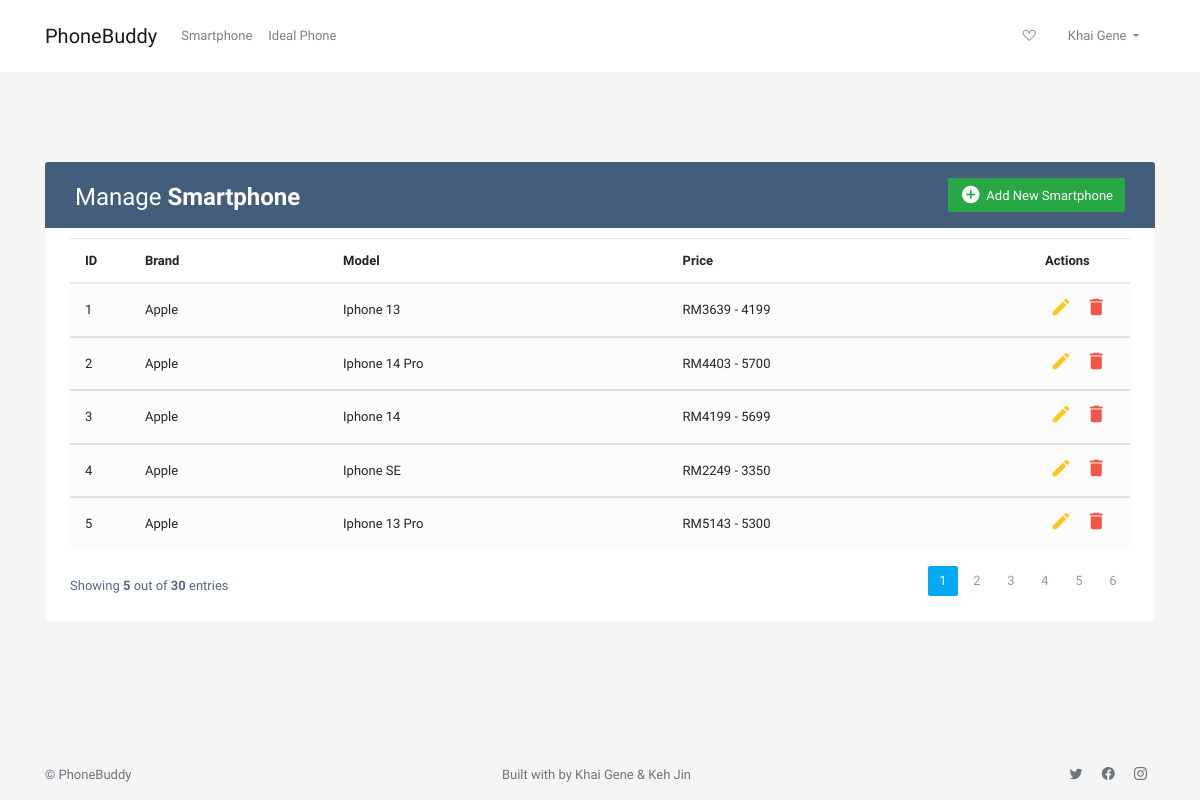
/manageSmartphone (signed in), run on an earlier commit of the app's database.
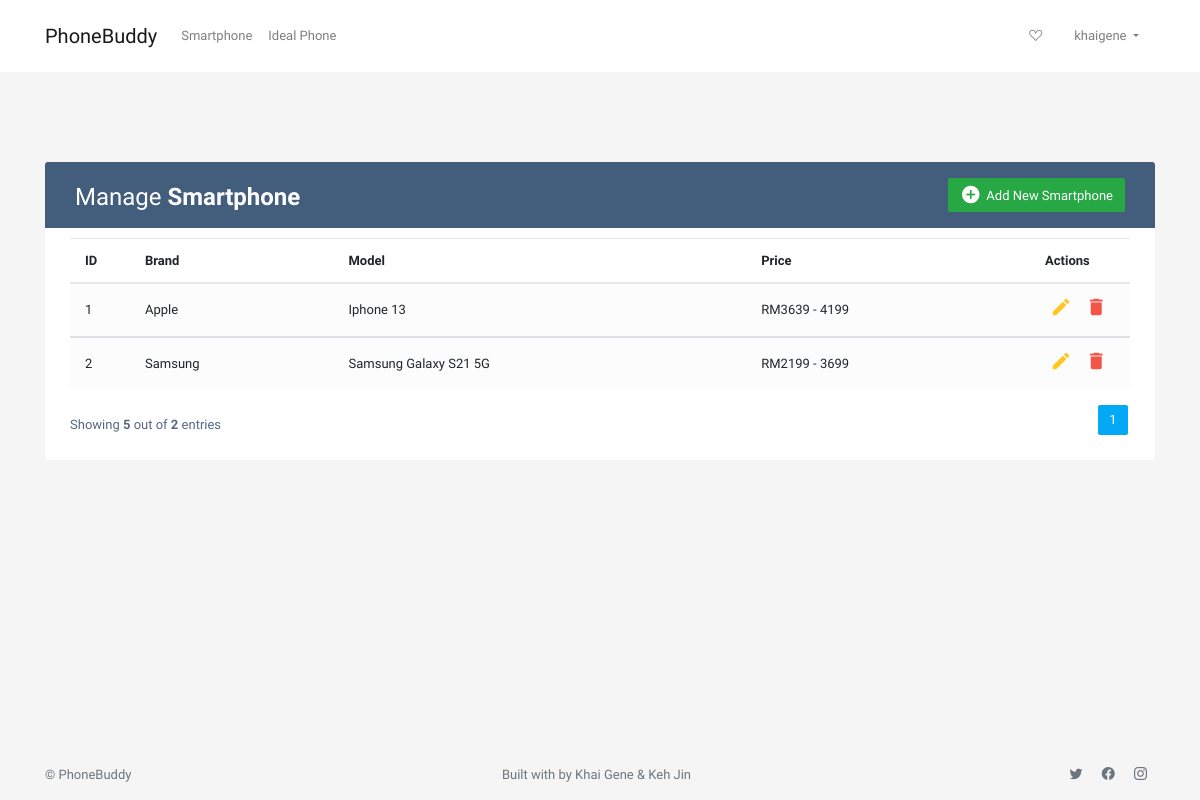
And on a later commit of the database.
### tables this page shows
CREATE TABLE Smartphone (
    id INTEGER PRIMARY KEY AUTOINCREMENT,
    brand STRING NOT NULL,
    model STRING NOT NULL,
    processor STRING NOT NULL,
    ram STRING NOT NULL,
    colour STRING NOT NULL,
    battery STRING NOT NULL,
    lowprice INTEGER NOT NULL,
    highprice INTEGER NOT NULL,
    screenSize STRING NOT NULL,
    refreshRate STRING NOT NULL,
    OS STRING NOT NULL,
    description STRING NOT NULL,
    image_URL STRING NOT NULL
);

### app.py (the view, shortened to what this page needs)
@app.route('/manageSmartphone', methods = ['GET','POST'])
def manageSmartphone():
    if session.get('type') == 'admin':
        conn = get_db_connection()
        page = request.args.get('page', type=int, default=1)
        limit = 5
        offset = page*limit - limit
        smartphones = conn.execute('SELECT * FROM Smartphone').fetchall()
        total = len(smartphones)
        amountPages = math.ceil(total/limit)
        pages = []
        for i in range(amountPages):
            pages.append(i+1)
        smartphones = conn.execute("SELECT * FROM Smartphone LIMIT ? OFFSET ?", (limit, offset)).fetchall()
        return render_template('manageSmartphone.html', smartphones = smartphones, total = total, pages = pages, page = page)
    else:
        message = "You don't have permission to access this page!"
        flash(message,'InvalidPermission')
        return redirect('/')

### app.py (called while the page is built)
def get_db_connection():
    conn = sql.connect('database.db')
    conn.row_factory = sql.Row
    return conn

### templates/manageSmartphone.html (shortened to what this page needs)
{% extends 'base.html' %}
{% block main %}
<div class="vh-100">
<div class="container-xl" style="margin-top:90px;">
	<div class="table-responsive">
		<div class="table-wrapper">
			<div class="table-title">
				<div class="row">
					<div class="col-sm-6">
						<h2>Manage <b>Smartphone</b></h2>
					</div>
					<div class="col-sm-6">
						<a href="./addSmartphone" class="btn btn-success"><i class="material-icons">&#xE147;</i> <span>Add New Smartphone</span></a>
					</div>
				</div>
			</div>
			<table class="table table-striped table-hover">
				<thead>
					<tr>
						<th>ID</th>
						<th>Brand</th>
						<th>Model</th>
						<th>Price</th>
						<th>Actions</th>
					</tr>
				</thead>
				{% for smartphone in smartphones %}
				<tbody>
					<tr>
						<td>{{ smartphone['id'] }}</td>
						<td>{{ smartphone['brand'] }}</td>
						<td>{{ smartphone['model'] }}</td>
						<td>RM{{ smartphone['lowprice'] }} - {{ smartphone['highprice'] }}</td>
						<td>
							<a href="{{ url_for('editSmartphone', id=smartphone['id']) }}" class="edit"><i class="material-icons" data-toggle="tooltip" title="Edit">&#xE254;</i></a>
							<a href="#deleteEmployeeModal" class="delete" data-toggle="modal"><i class="material-icons" data-toggle="tooltip" title="Delete">&#xE872;</i></a>
						</td>
					</tr>
				</tbody>
				{% endfor %}
			</table>
			<div class="clearfix">
				<div class="hint-text">Showing <b>5</b> out of <b>{{ total }}</b> entries</div>
				<ul class="pagination">
					{% for amountpage in pages %}
					<li class="page-item {{ 'active' if page == amountpage }}"><a href="/manageSmartphone?page={{ amountpage }}" class="page-link" name="page">{{ amountpage }}</a></li>
					{% endfor %}
				</ul>
			</div>
		</div>
	</div>
</div>
</div>
{% endblock %}

### templates/base.html (shortened to what this page needs)
<!DOCTYPE html>
<html lang="en">
<head>
    <link rel="stylesheet" href="https://cdn.jsdelivr.net/npm/bootstrap@4.3.1/dist/css/bootstrap.min.css">
    <link rel="stylesheet" href="https://cdn.jsdelivr.net/npm/bootstrap-icons@1.5.0/font/bootstrap-icons.css" />
    <link rel="stylesheet"  type= "text/css" href="{{ url_for('static',filename='smartphone.css') }}" />
    <link rel="stylesheet" href="https://stackpath.bootstrapcdn.com/bootstrap/4.5.0/css/bootstrap.min.css">
</head>
<body class="d-flex flex-column vh-100">
    <header>
        <nav class="navbar navbar-light navbar-expand-lg py-3 bg-white">
            <div class="container position-relative">
                <a href="/" class="navbar-brand">PhoneBuddy</a>
                <div class="collapse navbar-collapse">
                    <ul class="navbar-nav mr-auto">
                        <li class="nav-item">
                        <a class="nav-link" href="/smartphone">Smartphone</a>
                        </li>
                        <li class="nav-item">
                        <a class="nav-link" href="/idealFirst">Ideal Phone</a>
                        </li>
                    </ul>
                </div>
                {% if session.username %}
                <ul class="navbar-nav">
                    <li class="nav-item px-2">
                        <a class="nav-link" href="/favourite">
                            <i class="bi bi-suit-heart"></i>
                        </a>
                    </li>
                    {% if session.type == 'admin' %}
                        <li class="nav-item dropdown px-2">
                            <a class="nav-link dropdown-toggle" href="#" role="button" id="dropdownMenuLink" data-toggle="dropdown" aria-haspopup="true" aria-expanded="false">
                                {{ session.username }}
                            </a>
                        </li>
                    {% endif %}
                </ul>
                {% else %}
                <ul class="navbar-nav">
                    <li class="nav-item dropdown px-1">
                        <a class="nav-link pl-4 pr-4" href="/login">Sign In</a>
                    </li>
                </ul>
                {% endif %}
            </div>
        </nav>
    </header>
    {% block main %}
    {% endblock %}
    <footer class="footer py-3">
        <div class="container d-flex justify-content-between">
            <p class="fs-6 m-0 text-muted">&copy; PhoneBuddy</p>
            <div class="d-flex">
                <p class="fs-6 m-0 text-muted">Built with by Khai Gene & Keh Jin</p>
            </div>
            <div>
                <a href="https://www.twitter.com" class="mx-2 text-muted text-decoration-none" target="_blank">
                    <i class="bi bi-twitter"></i>
                </a>
                <a href="https://www.facebook.com" class="mx-2 text-muted text-decoration-none" target="_blank">
                    <i class="bi bi-facebook"></i>
                </a>
                <a href="https://www.instagram.com" class="mx-2 text-muted text-decoration-none" target="_blank">
                    <i class="bi bi-instagram"></i>
                </a>
            </div>
        </div>
    </footer>
</body>
</html>

### templates/manageSmartphone.html (style rules this page uses)
body { color: #566787; background: #f5f5f5; font-family: 'Varela Round', sans-serif; font-size: 13px; }
.table-responsive { margin: 30px 0; }
.table-wrapper { background: #fff; padding: 20px 25px; border-radius: 3px; min-width: 1000px; box-shadow: 0 1px 1px rgba(0,0,0,.05); }
.table-title { padding-bottom: 15px; background: #435d7d; color: #fff; padding: 16px 30px; min-width: 100%; margin: -20px -25px 10px; border-radius: 3px 3px 0 0; }
.table-title h2 { margin: 5px 0 0; font-size: 24px; }
.table-title .btn { color: #fff; float: right; font-size: 13px; border: none; min-width: 50px; border-radius: 2px; border: none; outline: none !important; margin-left: 10px; }
.table-title .btn i { float: left; font-size: 21px; margin-right: 5px; }
.table-title .btn span { float: left; margin-top: 2px; }
table.table tr th, table.table tr td { border-color: #e9e9e9; padding: 12px 15px; vertical-align: middle; }
table.table tr th:first-child { width: 60px; }
table.table tr th:last-child { width: 100px; }
table.table-striped tbody tr:nth-of-type(odd) { background-color: #fcfcfc; }
table.table td:last-child i { opacity: 0.9; font-size: 22px; margin: 0 5px; }
table.table td a { font-weight: bold; color: #566787; display: inline-block; text-decoration: none; outline: none !important; }
table.table td a.edit { color: #FFC107; }
table.table td a.delete { color: #F44336; }
table.table td i { font-size: 19px; }
.pagination { float: right; margin: 0 0 5px; }
.pagination li a { border: none; font-size: 13px; min-width: 30px; min-height: 30px; color: #999; margin: 0 2px; line-height: 30px; border-radius: 2px !important; text-align: center; padding: 0 6px; }
.pagination li.active a, .pagination li.active a.page-link { background: #03A9F4; }
.hint-text { float: left; margin-top: 10px; font-size: 13px; }

What changed in the data, as far as the page shows it:
removed Smartphone: id "3", brand "Apple", model "Iphone 14", lowprice "4199", highprice "5699"
removed Smartphone: id "4", brand "Apple", model "Iphone SE", lowprice "2249", highprice "3350"
removed Smartphone: id "5", brand "Apple", model "Iphone 13 Pro", lowprice "5143", highprice "5300"
changed Smartphone id 2: brand "Apple" → "Samsung"; model "Iphone 14 Pro" → "Samsung Galaxy S21 5G"; lowprice "4403" → "2199"; highprice "5700" → "3699"
Also different on the page:
{{ session.username }}: "Khai Gene" → "khaigene"
{{ total }}: "30" → "2"
list line gone: "2"
list line gone: "3"
list line gone: "4"
list line gone: "5"
list line gone: "6"
